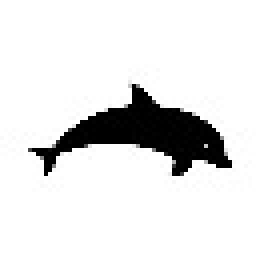
#> input picture dolphin_64.jpg, 64 x 64 px (shown 4 times larger)
$ jupyter execute --allow-errors gencol.ipynb
#> lines starting #> are read from the running program, lines starting #| are printed output that depends on the picture
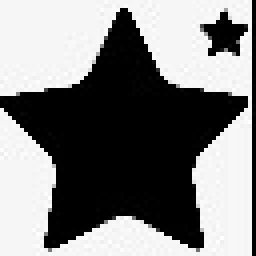
#> input picture star_64.jpg, 64 x 64 px (shown 4 times larger)
#> `normalized_img1 = 1 - normalized_img1`:
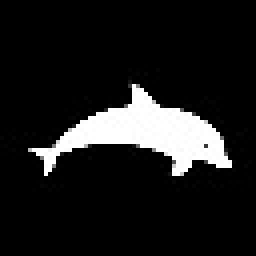
#> normalized_img1: shape (64, 64) float64 (shown 4 times larger); min 0, max 1, mean 0.111
#> `normalized_img2 = 1 - normalized_img2`:
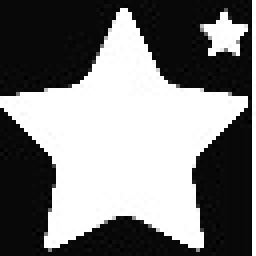
#> normalized_img2: shape (64, 64) float64 (shown 4 times larger); min 0, max 1, mean 0.493
[cell 1]
import matplotlib.pyplot as plt
import numpy as np
from gurobipy import Model, GRB
from tqdm import tqdm
from PIL import Image
import scipy.sparse as sp
import time
import itertools

class Genetic_Algorithm:
    def __init__(self, beta, img1, img2):
#> called with beta = 3
        self.beta = beta
        self.N = img1.shape[0]
#> self.N = 64
        self.M = img2.shape[0]
#> self.M = 64
        self.img1 = img1.flatten()
#> self.img1 = 4096 values, max 0.0022 at index 1506, min 0 at index 0, mean 0.000244
        self.img2 = img2.flatten()
#> self.img2 = 4096 values, max 0.000495 at index 63, min 0 at index 889, mean 0.000244
        self.current_gamma, self.active_indices = self.initialise_omega()
        self.current_kantorovich_u = None
        self.current_kantorovich_v = None
        self.current_cost_vector = None
        self.cost = []
        self.time_rmp = []
        self.time_drmp = []
        self.time_child = []
        self.children_sampled = []

    def barycentric_distance(self,x, y):
        # mean squared deviation from the classical barycenter of the xi
        #rescale x and y to be in [0,1]
        x = x / self.N
        y = y / self.M
        barycenter = x * 0.5 + y * 0.5
        barycenter = 0.5 * np.sum((x - barycenter) ** 2) + 0.5 * np.sum(
            (y - barycenter) ** 2)
        return barycenter

    def get_cost(self):
        #for each pair of active pixels, compute the cost of moving the first pixel to the second
        indices_img1 = np.array(np.unravel_index(self.active_indices.transpose()[0], (self.N, self.N))).transpose()
        indices_img2 = np.array(np.unravel_index(self.active_indices.transpose()[1], (self.M, self.M))).transpose()
        cost_vector = np.array([self.barycentric_distance(i, j) for i,j in zip(indices_img1, indices_img2)])
        return cost_vector
    # [4 lines left out: function get_single_cost, not called in this run]

    def initialise_omega(self):
        #the north west rule is used to initialise omega
        #we start with the first pixel of each image
        omega = [[0,0]]
        i, j = 0, 0
        b = np.array([self.img1[0], self.img2[0]])
#> b = [0, 1.75e-05]
        gamma = []
        current_gamma = [min(b[0], b[1])]
#> current_gamma = [0]
        while i < self.N**2-1 and j < self.M**2-1:
            gamma = min(b[0], b[1])
            b = b - gamma
            if np.argmin(b) == 0:
                i += 1
                b[0] += self.img1[i]
                omega.append([i, j])
                current_gamma.append(gamma)
            else:
                j += 1
                b[1] += self.img2[j]
                omega.append([i, j])
                current_gamma.append(gamma)
#> after the loop, b = [3.91e-06, 0.000495]; current_gamma = 7081 values, max 0.000495 at index 1537, min 0 at index 0, mean 0.000141; i = 2985; j = 4095; omega = 7081 pairs, first value 0 to 2985, second value 0 to 4095
        while i < self.N**2-1:
            i += 1
            omega.append([i, j])
            current_gamma.append(0)
#> after the loop, current_gamma = 8191 values, max 0.000495 at index 1537, min 0 at index 0, mean 0.000122; i = 4095; omega = 8191 pairs, first value 0 to 4095, second value 0 to 4095
        while j < self.M**2-1:
            j += 1
            omega.append([i, j])
            current_gamma.append(0)
#> this loop made 0 passes
#> after the loop, j = 4095
#> in __init__, `self.current_gamma, self.active_indices = self.initialise_omega()`: self.current_gamma = 4.71e-06; self.active_indices has the same summary as omega in initialise_omega

        return np.array(gamma), np.array(omega)
    def run(self, max_iter):
#> called with max_iter = 200
        for _ in tqdm(range(max_iter)):
            self.solve_RMP()
            self.solve_DRMP()
            gain = -1
            best_gain = -1
            best_child = None
            samples = 0
            start = time.time()
            non_zero_indices = self.active_indices[np.nonzero(self.current_gamma)]
            #create a generator with itertools with the cartesian product of the non zero indices and every pixel of the other image
            generator = itertools.product(non_zero_indices, np.arange(self.N**2), range(2))
            sample = 0
            #print how long is the generator

            for parent, half_child, image in generator:
                if image == 0:
                    child = np.array([half_child, parent[1]])
                else:
                    child = np.array([parent[0], half_child])
                gain = self.compute_gain(child)
                if gain > best_gain:
                    best_gain = gain
                    best_child = child
                if gain > 0:
                    break
                sample += 1
            if best_gain<=0:
                break
            self.children_sampled.append(sample)
            self.time_child.append(time.time() - start)
            self.active_indices = np.vstack((self.active_indices, best_child))
            self.current_cost_vector = np.append(self.current_cost_vector, self.get_single_cost(best_child))
            self.current_gamma = np.append(self.current_gamma, 0)
            if self.active_indices.shape[0] > self.beta*(self.N**2 + self.M**2):
                #delete first (beta-1)*(N^2 + M^2) 0 entries
                zero_indices = np.where(self.current_gamma == 0)[:beta]
                self.active_indices = np.delete(self.active_indices, zero_indices, axis=0)
                self.current_cost_vector = np.delete(self.current_cost_vector, zero_indices)
                self.current_gamma = np.delete(self.current_gamma, zero_indices)
#> (the call stopped at in solve_RMP, `model = Model()`: gurobipy is not available in this run)


    # [16 lines left out: function get_child, not called in this run]

    def compute_gain(self, child):
        return self.current_kantorovich_u[child[0]] + self.current_kantorovich_v[child[1]] - self.get_single_cost(child)


    def solve_RMP(self):

        if self.current_cost_vector is None:
            self.current_cost_vector = self.get_cost()
        mu = self.img1
        nu = self.img2
        model = Model()
        #suppress output
        model.setParam('OutputFlag', 0)
        gamma = model.addVars(len(self.current_cost_vector), vtype=GRB.CONTINUOUS, lb=0)
        model.setObjective(sum(
            self.current_cost_vector[i] * gamma[i] for i in range(len(self.current_cost_vector))), GRB.MINIMIZE)
        for indices in range(self.N**2):
            #find all the indices in self.active_indices that have the same first index
            gamma_indices = np.where(self.active_indices.transpose()[0] == indices)[0]
            model.addConstr(sum(gamma[i] for i in gamma_indices) == mu[indices])
        for indices in range(self.M**2):
            #find all the indices in self.active_indices that have the same second index
            gamma_indices = np.where(self.active_indices.transpose()[1] == indices)[0]
            model.addConstr(sum(gamma[i] for i in gamma_indices) == nu[indices])
        #before optimizing, print the model to make sure it is correct

        model.optimize()
        model.setAttr('Start', gamma, self.current_gamma)
        model.optimize()
        if model.status == GRB.Status.OPTIMAL:
            self.current_gamma = np.array(
                [gamma[i].x for i in range(len(self.current_cost_vector))])
            self.cost.append(model.objVal)
            self.time_rmp.append(model.Runtime)
            #print('The optimal objective is %g' % model.objVal)
        else:
            raise Exception(
                'The linear programming solver did not find a solution.')


    # [25 lines left out: function solve_DRMP, not called in this run]
    def get_mean(self, par):
        indices_x = np.unravel_index(self.active_indices.transpose()[0], (img1.shape[0], img1.shape[0]))
        indices_y = np.unravel_index(self.active_indices.transpose()[1], (img2.shape[0], img2.shape[0]))
        mean = (par * indices_x[0] + (1 - par) * indices_y[0]).astype('int'), (
                    par * indices_x[1] + (1 - par) * indices_y[1]).astype('int')
        #transform the mean back to a 1d index
        mean = np.ravel_multi_index(mean, (img1.shape[0], img1.shape[0]))
        #check how many coordinates of mean and indices_x are the same
        gamma = sp.csr_matrix((self.current_gamma, (self.active_indices.transpose()[0], mean)),
                              shape=(img1.shape[0] ** 2, img2.shape[0] ** 2))
        return gamma.todense().transpose().dot(normalized_img1.flatten()).reshape(img1.shape[0], img1.shape[0])

    def plot(self):
        plt.close()
        fig, axs = plt.subplots(2, 6)
        axs[0][0].imshow(self.get_mean(1), cmap='gray')
        axs[0][1].imshow(self.get_mean(0.95), cmap='gray')
        axs[0][2].imshow(self.get_mean(0.9), cmap='gray')
        axs[0][3].imshow(self.get_mean(0.8), cmap='gray')
        axs[0][4].imshow(self.get_mean(0.7), cmap='gray')
        axs[0][5].imshow(self.get_mean(0.6), cmap='gray')
        axs[1][0].imshow(self.get_mean(0.5), cmap='gray')
        axs[1][1].imshow(self.get_mean(0.4), cmap='gray')
        axs[1][2].imshow(self.get_mean(0.3), cmap='gray')
        axs[1][3].imshow(self.get_mean(0.2), cmap='gray')
        axs[1][4].imshow(self.get_mean(0.1), cmap='gray')
        axs[1][5].imshow(self.get_mean(0), cmap='gray')
        plt.show()
    # [5 lines left out: function reduce, not called in this run]

#> (a cell that did not finish here is left out)

[cell 3]
plt.plot(ga.cost)
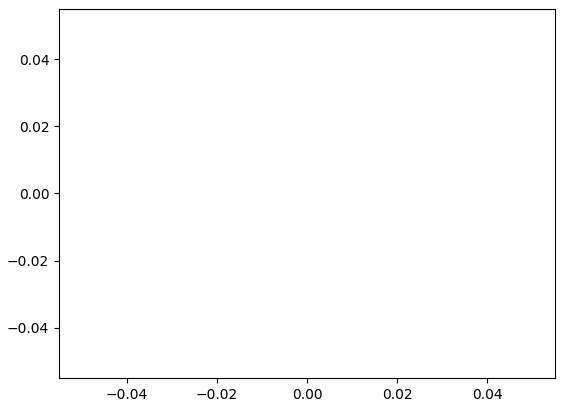
#> figure drawn by matplotlib, 1 panel
